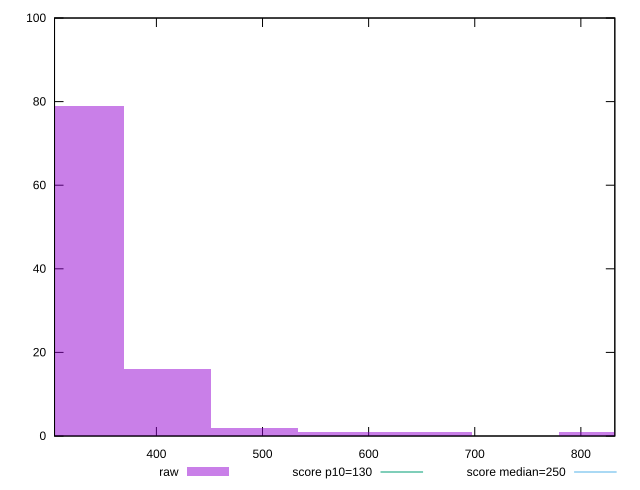

This chart was generated by the following gnuplot code:
reset

$raw <<EOF
820.6453681265394 1
328.25814725061576 79
410.3226840632697 16
574.4517576885776 1
492.3872208759236 2
656.5162945012315 1
EOF

set key outside below
set boxwidth 82.06453681265394
set xrange [304:832]
set yrange [0:100]
set trange [0:100]
set style fill transparent solid 0.5 noborder

set parametric
set terminal svg size 640, 490 enhanced background rgb 'white'
set output "report_0_00242021-02-20T12:25:28.543Z/max-potential-fid/samples/pages+cached/raw/histogram.svg"

plot $raw title "raw" with boxes, \
     130,t title "score p10=130", \
     250,t title "score median=250"

reset
